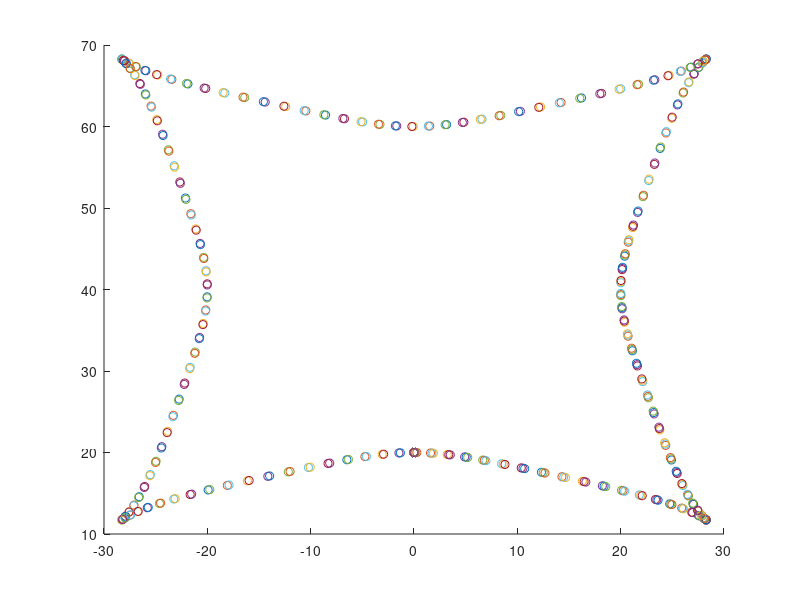

Recreate this plot in MATLAB.
r=10;
f=0.0001;
dis = 1;
coordinates = [0,(1+dis)*r];
newcoordinates = [0,(1+dis)*r];
Ccoordinates = [0,(1+dis)*r];
Ccoordinatesnew = [0,(1+dis)*r];
c = [0 r/2];
hold on;
%axis([-40,40,0,40])
R = 40;
 
for t=0:360
    newcoordinates(1) = r*(t/(2*pi)) + (dis*r)*sin(t/(2*pi));
    newcoordinates(2) = r+(dis*r)*cos(t/(2*pi));
    %plot([coordinates(1),newcoordinates(1)],[coordinates(2),newcoordinates(2)]);
    coordinates = newcoordinates;
    
    theta = newcoordinates(1)/(R);
    Ccoordinatesnew(1) = R*sin(theta)-newcoordinates(2)*sin(theta);
    Ccoordinatesnew(2) = R-R*cos(theta)+newcoordinates(2)*cos(theta);
    plot([Ccoordinates(1),Ccoordinatesnew(1)],[Ccoordinates(2),Ccoordinatesnew(2)],'o');
    Ccoordinatesnew = Ccoordinates;
    %c(1) = c(1) + r*sin(2*pi*f*t);
    %pos = [c(1)-r/2 0 r r];
    %rectangle('Position',pos,'Curvature',[1 1])
    %pause(1)
end